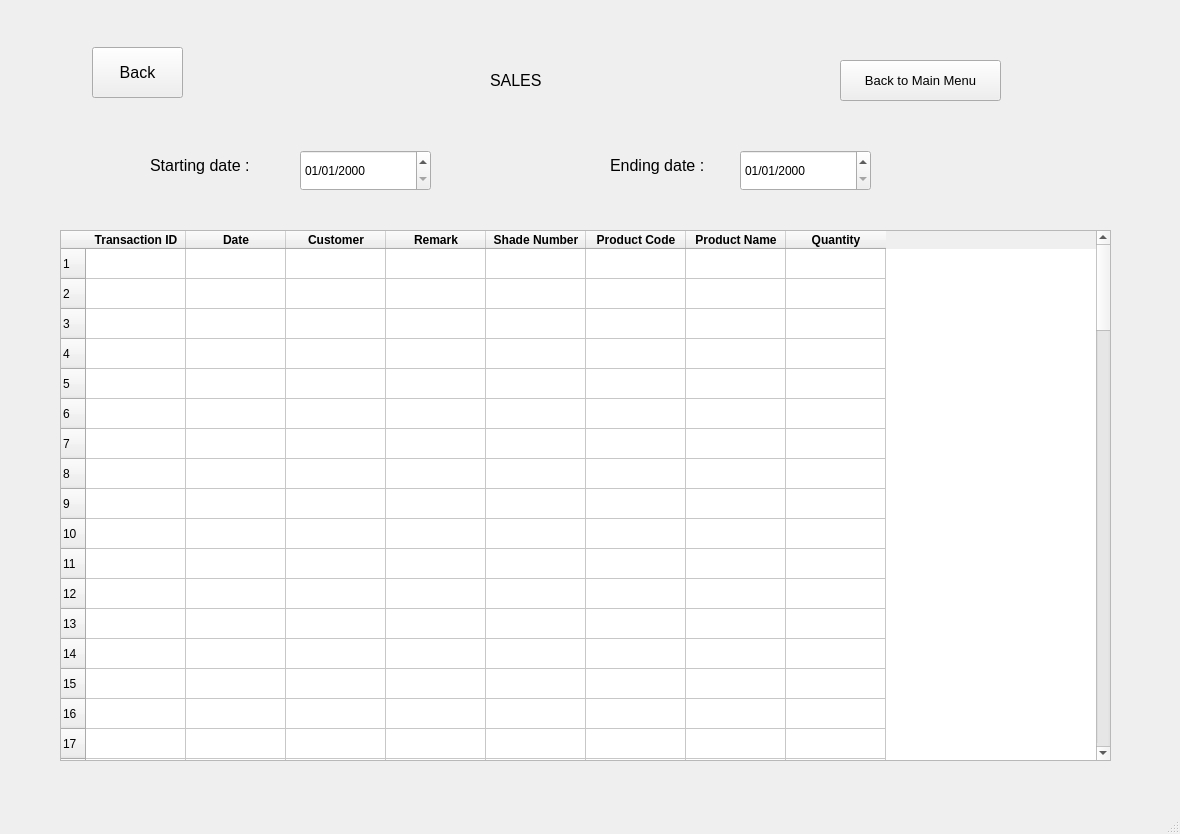
<?xml version="1.0" encoding="UTF-8"?>
<ui version="4.0">
 <class>MainWindow</class>
 <widget class="QMainWindow" name="MainWindow">
  <property name="geometry">
   <rect>
    <x>0</x>
    <y>0</y>
    <width>1180</width>
    <height>834</height>
   </rect>
  </property>
  <property name="windowTitle">
   <string>MainWindow</string>
  </property>
  <widget class="QWidget" name="centralwidget">
   <widget class="QTableWidget" name="sales_view_table">
    <property name="geometry">
     <rect>
      <x>60</x>
      <y>230</y>
      <width>1051</width>
      <height>531</height>
     </rect>
    </property>
    <property name="rowCount">
     <number>100</number>
    </property>
    <property name="columnCount">
     <number>8</number>
    </property>
    <row/>
    <row/>
    <row/>
    <row/>
    <row/>
    <row/>
    <row/>
    <row/>
    <row/>
    <row/>
    <row/>
    <row/>
    <row/>
    <row/>
    <row/>
    <row/>
    <row/>
    <row/>
    <row/>
    <row/>
    <row/>
    <row/>
    <row/>
    <row/>
    <row/>
    <row/>
    <row/>
    <row/>
    <row/>
    <row/>
    <row/>
    <row/>
    <row/>
    <row/>
    <row/>
    <row/>
    <row/>
    <row/>
    <row/>
    <row/>
    <row/>
    <row/>
    <row/>
    <row/>
    <row/>
    <row/>
    <row/>
    <row/>
    <row/>
    <row/>
    <row/>
    <row/>
    <row/>
    <row/>
    <row/>
    <row/>
    <row/>
    <row/>
    <row/>
    <row/>
    <row/>
    <row/>
    <row/>
    <row/>
    <row/>
    <row/>
    <row/>
    <row/>
    <row/>
    <row/>
    <row/>
    <row/>
    <row/>
    <row/>
    <row/>
    <row/>
    <row/>
    <row/>
    <row/>
    <row/>
    <row/>
    <row/>
    <row/>
    <row/>
    <row/>
    <row/>
    <row/>
    <row/>
    <row/>
    <row/>
    <row/>
    <row/>
    <row/>
    <row/>
    <row/>
    <row/>
    <row/>
    <row/>
    <row/>
    <row/>
    <column>
     <property name="text">
      <string>Transaction ID</string>
     </property>
     <property name="font">
      <font>
       <weight>75</weight>
       <bold>true</bold>
      </font>
     </property>
    </column>
    <column>
     <property name="text">
      <string>Date</string>
     </property>
     <property name="font">
      <font>
       <weight>75</weight>
       <bold>true</bold>
      </font>
     </property>
    </column>
    <column>
     <property name="text">
      <string>Customer</string>
     </property>
     <property name="font">
      <font>
       <weight>75</weight>
       <bold>true</bold>
      </font>
     </property>
    </column>
    <column>
     <property name="text">
      <string>Remark</string>
     </property>
     <property name="font">
      <font>
       <weight>75</weight>
       <bold>true</bold>
      </font>
     </property>
    </column>
    <column>
     <property name="text">
      <string>Shade Number</string>
     </property>
     <property name="font">
      <font>
       <weight>75</weight>
       <bold>true</bold>
      </font>
     </property>
    </column>
    <column>
     <property name="text">
      <string>Product Code</string>
     </property>
     <property name="font">
      <font>
       <weight>75</weight>
       <bold>true</bold>
      </font>
     </property>
    </column>
    <column>
     <property name="text">
      <string>Product Name</string>
     </property>
     <property name="font">
      <font>
       <weight>75</weight>
       <bold>true</bold>
      </font>
     </property>
    </column>
    <column>
     <property name="text">
      <string>Quantity</string>
     </property>
     <property name="font">
      <font>
       <weight>75</weight>
       <bold>true</bold>
      </font>
     </property>
    </column>
    <item row="0" column="6">
     <property name="text">
      <string/>
     </property>
     <property name="flags">
      <set>ItemIsSelectable|ItemIsDragEnabled|ItemIsEnabled</set>
     </property>
    </item>
    <item row="1" column="6">
     <property name="text">
      <string/>
     </property>
     <property name="flags">
      <set>ItemIsSelectable|ItemIsDragEnabled|ItemIsEnabled</set>
     </property>
    </item>
    <item row="2" column="6">
     <property name="text">
      <string/>
     </property>
     <property name="flags">
      <set>ItemIsSelectable|ItemIsDragEnabled|ItemIsEnabled</set>
     </property>
    </item>
    <item row="3" column="6">
     <property name="text">
      <string/>
     </property>
     <property name="flags">
      <set>ItemIsSelectable|ItemIsDragEnabled|ItemIsEnabled</set>
     </property>
    </item>
    <item row="4" column="6">
     <property name="text">
      <string/>
     </property>
     <property name="flags">
      <set>ItemIsSelectable|ItemIsDragEnabled|ItemIsEnabled</set>
     </property>
    </item>
    <item row="5" column="6">
     <property name="text">
      <string/>
     </property>
     <property name="flags">
      <set>ItemIsSelectable|ItemIsDragEnabled|ItemIsEnabled</set>
     </property>
    </item>
    <item row="6" column="6">
     <property name="text">
      <string/>
     </property>
     <property name="flags">
      <set>ItemIsSelectable|ItemIsDragEnabled|ItemIsEnabled</set>
     </property>
    </item>
    <item row="7" column="6">
     <property name="text">
      <string/>
     </property>
     <property name="flags">
      <set>ItemIsSelectable|ItemIsDragEnabled|ItemIsEnabled</set>
     </property>
    </item>
   </widget>
   <widget class="QLabel" name="label_3">
    <property name="geometry">
     <rect>
      <x>490</x>
      <y>60</y>
      <width>151</width>
      <height>41</height>
     </rect>
    </property>
    <property name="font">
     <font>
      <pointsize>12</pointsize>
     </font>
    </property>
    <property name="text">
     <string>SALES</string>
    </property>
   </widget>
   <widget class="QLabel" name="label_8">
    <property name="geometry">
     <rect>
      <x>150</x>
      <y>140</y>
      <width>181</width>
      <height>51</height>
     </rect>
    </property>
    <property name="font">
     <font>
      <pointsize>12</pointsize>
     </font>
    </property>
    <property name="text">
     <string>Starting date : </string>
    </property>
   </widget>
   <widget class="QLabel" name="label_9">
    <property name="geometry">
     <rect>
      <x>610</x>
      <y>140</y>
      <width>181</width>
      <height>51</height>
     </rect>
    </property>
    <property name="font">
     <font>
      <pointsize>12</pointsize>
     </font>
    </property>
    <property name="text">
     <string>Ending date : </string>
    </property>
   </widget>
   <widget class="QLineEdit" name="shade_view_end_date">
    <property name="geometry">
     <rect>
      <x>1210</x>
      <y>350</y>
      <width>151</width>
      <height>41</height>
     </rect>
    </property>
    <property name="font">
     <font>
      <pointsize>12</pointsize>
     </font>
    </property>
    <property name="text">
     <string/>
    </property>
   </widget>
   <widget class="QPushButton" name="pushButton">
    <property name="geometry">
     <rect>
      <x>840</x>
      <y>60</y>
      <width>161</width>
      <height>41</height>
     </rect>
    </property>
    <property name="font">
     <font>
      <pointsize>10</pointsize>
     </font>
    </property>
    <property name="text">
     <string>Back to Main Menu</string>
    </property>
   </widget>
   <widget class="QPushButton" name="sales_view_custom_back">
    <property name="geometry">
     <rect>
      <x>92</x>
      <y>47</y>
      <width>91</width>
      <height>51</height>
     </rect>
    </property>
    <property name="font">
     <font>
      <pointsize>12</pointsize>
     </font>
    </property>
    <property name="text">
     <string>Back</string>
    </property>
   </widget>
   <widget class="QDateEdit" name="dateEdit_sales_custom_start">
    <property name="geometry">
     <rect>
      <x>300</x>
      <y>150</y>
      <width>131</width>
      <height>41</height>
     </rect>
    </property>
    <property name="displayFormat">
     <string>dd/MM/yyyy</string>
    </property>
   </widget>
   <widget class="QDateEdit" name="dateEdit_sales_custom_end">
    <property name="geometry">
     <rect>
      <x>740</x>
      <y>150</y>
      <width>131</width>
      <height>41</height>
     </rect>
    </property>
    <property name="displayFormat">
     <string>dd/MM/yyyy</string>
    </property>
   </widget>
  </widget>
  <widget class="QMenuBar" name="menubar">
   <property name="geometry">
    <rect>
     <x>0</x>
     <y>0</y>
     <width>1180</width>
     <height>26</height>
    </rect>
   </property>
  </widget>
  <widget class="QStatusBar" name="statusbar"/>
 </widget>
 <resources/>
 <connections/>
</ui>
